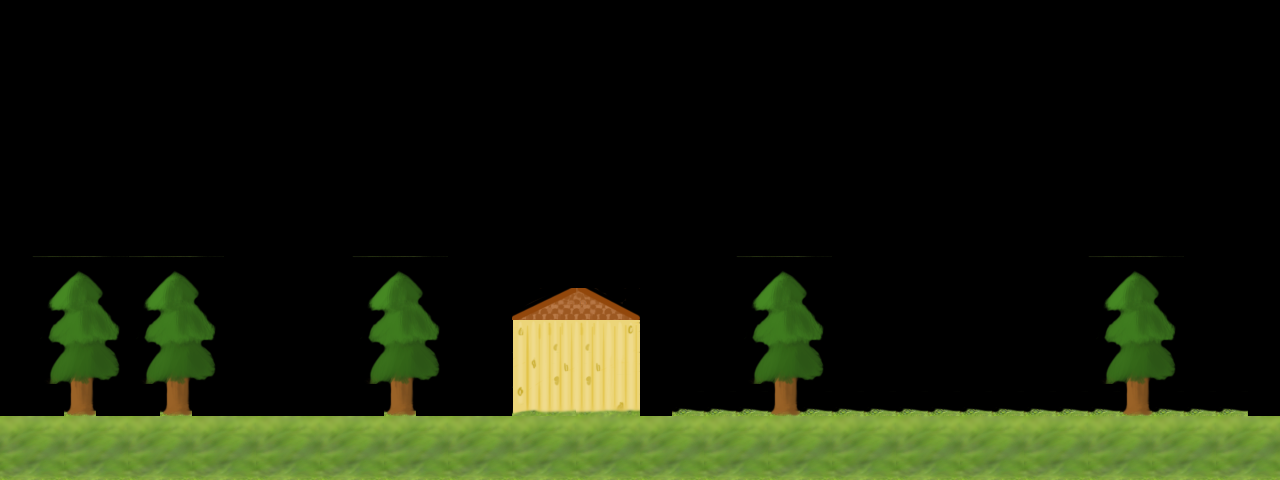

Tiled map render using the project's own tile images. Description and the map definition, with tile-layer contents summarised, below:
An orthogonal 40x15 tile map with 32x32 px tiles, 1 tile layer (Tile Layer 1).

<map version="1.0" orientation="orthogonal" renderorder="right-down" width="40" height="15" tilewidth="32" tileheight="32">
 <tileset firstgid="1" name="school" tilewidth="32" tileheight="32">
  <image source="../tile/school.png" width="480" height="480" />
 </tileset>
 <layer name="Tile Layer 1" width="40" height="15">
  <data>[600 cells, 177 non-empty, 31 distinct tile ids]</data>
 </layer>
</map>
